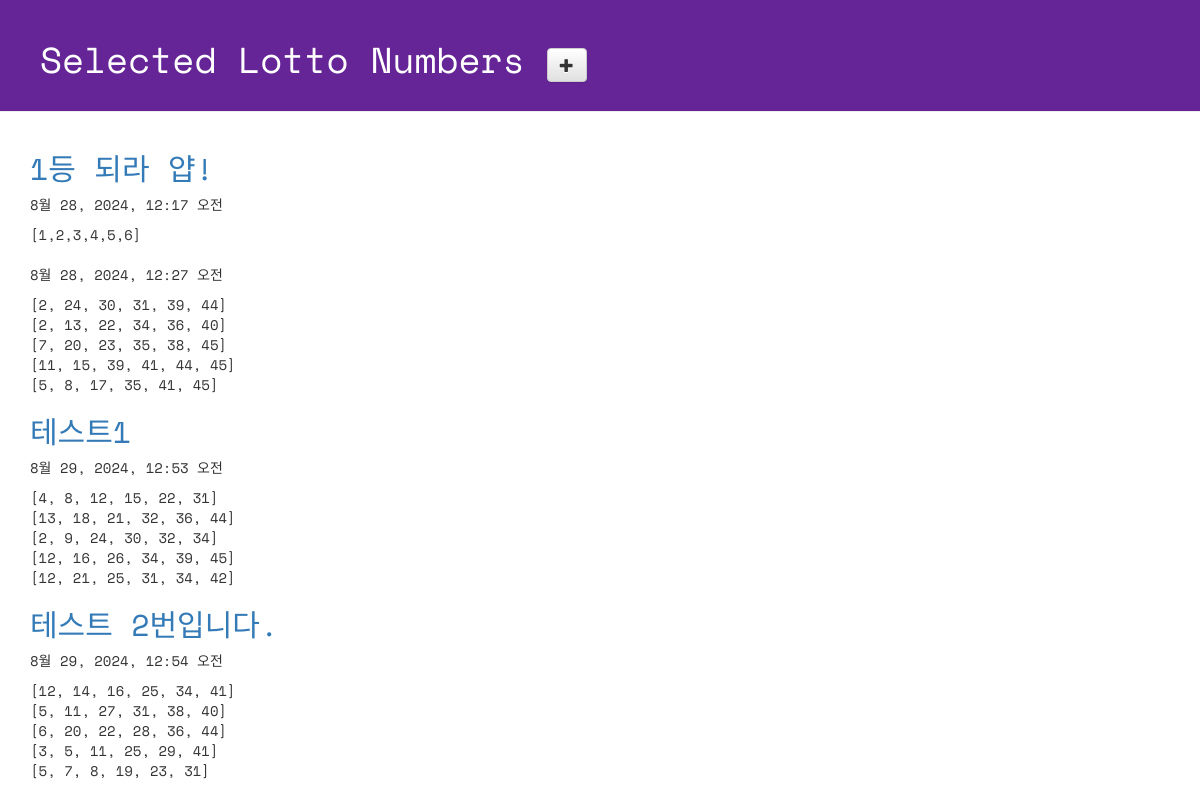
Page /lotto/ on the committed database.
### lotto/models.py (models this page shows, shortened)
class GuessNumbers(models.Model):
    name = models.CharField(max_length=24)
    text = models.CharField(max_length=255)
    lottos = models.CharField(max_length=255, default='[1,2,3,4,5,6]')
    num_lotto = models.IntegerField(default=5)
    update_date = models.DateTimeField()

### lotto/views.py (the view)
# urls.py: path('lotto/', views.index, name='index'),
def index(request):
    lottos = GuessNumbers.objects.all() # DB에 저장된 GuessNumbers 객체 모두를 가져온다.
    return render(request, 'lotto/default.html', {'lottos':lottos})

### lotto/templates/lotto/default.html (shortened to what this page needs)
<!DOCTYPE html>
{% load static %}
<html lang="ko">
<head>
    <link rel="stylesheet" href="//maxcdn.bootstrapcdn.com/bootstrap/3.2.0/css/bootstrap.min.css">
    <link rel="stylesheet" href="//maxcdn.bootstrapcdn.com/bootstrap/3.2.0/css/bootstrap-theme.min.css">
    <link rel="stylesheet" href="{% static 'css/lotto.css' %}">
</head>
 <body>
  <div class="page-header">
    <h1>
        Selected Lotto Numbers
      <a href="{% url 'new_lotto' %}">
      <span class="glyphicon glyphicon-plus btn btn-default"></span>
      </a>
    </h1>
  </div>
  <div class="container lotto">
    {% for lotto in lottos %}
      <h2><a href="{% url 'detail' lottokey=lotto.pk %}">{{lotto.text}}</a></h2>
      <p>{{ lotto.update_date }}</p>
      <p>{{ lotto.lottos | linebreaksbr }}</p>
    {% endfor %}
  </div>
 </body>
</html>

### lotto/static/css/lotto.css (style rules this page uses)
.page-header { background-color: #652596; margin-top: 0; padding: 20px 20px 20px 40px; font-family: 'Space Mono', monospace; }
.page-header h1 { color: #FFFFFF; }
.container { font-family: 'Space Mono', monospace; }
.container h2 { color: #b9f442; }

### rows in the picture
GuessNumbers: text "1등 되라 얍!", update_date "8월 28, 2024, 12:17 오전", lottos "[1,2,3,4,5,6]"
GuessNumbers: update_date "8월 28, 2024, 12:27 오전", lottos "[2, 24, 30, 31, 39, 44] [2, 13, 22, 34, 36, 40] [7, 20, 23, 35, 38, 45] [11, 15, 39, 41, 44, 45] [5, 8, 17, 35, 41, 45]"
GuessNumbers: text "테스트1", update_date "8월 29, 2024, 12:53 오전", lottos "[4, 8, 12, 15, 22, 31] [13, 18, 21, 32, 36, 44] [2, 9, 24, 30, 32, 34] [12, 16, 26, 34, 39, 45] [12, 21, 25, 31, 34, 42]"
GuessNumbers: text "테스트 2번입니다.", update_date "8월 29, 2024, 12:54 오전", lottos "[12, 14, 16, 25, 34, 41] [5, 11, 27, 31, 38, 40] [6, 20, 22, 28, 36, 44] [3, 5, 11, 25, 29, 41] [5, 7, 8, 19, 23, 31]"
